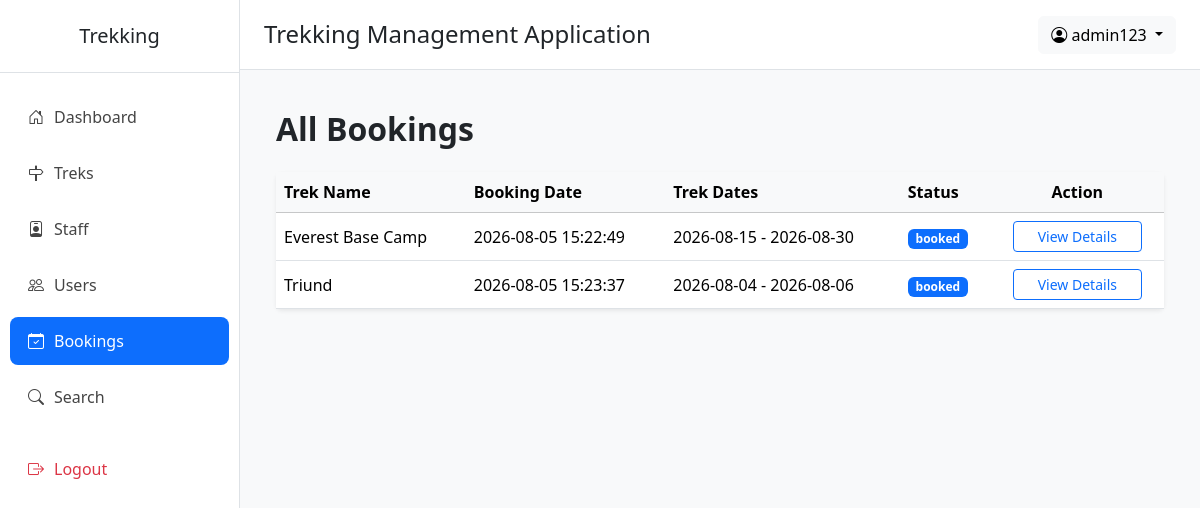
The app's page /admin/all/booking (signed in) with its own data.
### application/models.py (models this page shows)
class User(db.Model):
    __tablename__="users"
    id=db.Column(db.Integer(),primary_key=True,autoincrement=True)
    name=db.Column(db.String(),nullable=False)
    email=db.Column(db.String(),nullable=False,unique=True)
    phone=db.Column(db.String(),nullable=True)
    password=db.Column(db.String(),nullable=False)
    contact=db.Column(db.String(),nullable=True)
    role=db.Column(db.String(),default="user")       # admin | user | staff
    status=db.Column(db.String(),default="active")   # active | blacklisted | pending | rejected
    created_at=db.Column(db.DateTime(),server_default=db.func.now())
    updated_at=db.Column(db.DateTime(),server_default=db.func.now(),onupdate=db.func.now())
    staff_profile = db.relationship(
        "Staff",
        backref="user",
        uselist=False,
        foreign_keys="Staff.userid"
    )
    bookings = db.relationship(
        "Booking",
        backref="user",
        cascade="all, delete-orphan"
    )

class Booking(db.Model):
    __tablename__ = "bookings"
    id = db.Column(db.Integer(), primary_key=True)
    user_id = db.Column(db.Integer(), db.ForeignKey("users.id"), nullable=False)
    trek_id = db.Column(db.Integer(), db.ForeignKey("treks.id"), nullable=False)
    booking_date = db.Column(db.DateTime(), default=db.func.now())
    status = db.Column(db.String(20), nullable=False, default="booked")
    payment_status = db.Column(db.String(20), nullable=False, default="Pending")
    cancelled_at = db.Column(db.DateTime, nullable=True)

class Trek(db.Model):
    __tablename__="treks"
    id = db.Column(db.Integer(),primary_key=True)
    name = db.Column(db.String(),nullable=False)
    location = db.Column(db.String(),nullable=False)
    price=db.Column(db.Integer(),nullable=False)
    difficulty = db.Column(db.String(),nullable=False) # Easy | Medium | Hard
    duration_days = db.Column(db.Integer(),nullable=False)
    total_slots = db.Column(db.Integer(),nullable=False)
    avl_slots = db.Column(db.Integer(),nullable=False)
    assigned_staff_id = db.Column(db.Integer(),db.ForeignKey("staff.id"),nullable=True)
    status = db.Column(db.String(),default="open") #  open | closed | started | completed
    start_date = db.Column(db.DateTime(),nullable=False)
    end_date = db.Column(db.DateTime(),nullable=False)
    desc = db.Column(db.String(),nullable=True)
    created_by = db.Column(db.Integer(),db.ForeignKey("users.id"),nullable=False)
    created_at = db.Column(db.DateTime(),server_default=db.func.now())
    updated_at = db.Column(db.DateTime(),server_default=db.func.now(),onupdate=db.func.now())
    bookings = db.relationship(
        "Booking",
        backref="trek",
        cascade="all, delete-orphan"
    )

### application/admin_routes.py (the view)
@app.route("/admin/all/booking")
def all_booking():
    this_admin=User.query.filter_by(id=session["admin_id"]).first()
    all_bookings=Booking.query.all()
    return render_template("admin/all_booking.html",all_bookings=all_bookings,this_admin=this_admin)

### templates/admin/all_booking.html (shortened to what this page needs)
{% extends "admin/base.html" %}
{% block content %}
<div class="container-fluid">
    <h2 class="fw-bold mb-4">
        All Bookings
    </h2>
    <div class="card shadow-sm border-0">
        <div class="card-body p-0">
            <table class="table table-hover align-middle mb-0">
                <thead class="table-light">
                    <tr>
                        <th>Trek Name</th>
                        <th>Booking Date</th>
                        <th>Trek Dates</th>
                        <th>Status</th>
                        <th class="text-center">Action</th>
                    </tr>
                </thead>
                <tbody>
                    {% for b in all_bookings %}
                    <tr>
                        <td>{{b.trek.name}}</td>
                        <td>{{b.booking_date}}</td>
                        <td>{{b.trek.start_date.date()}} - {{b.trek.end_date.date()}}</td>
                        <td>
                            <span class="badge bg-primary">
                                {{b.status}}
                            </span>
                        </td>
                        <td class="text-center">
                            <a href="/view_details/{{b.id}}">
                            <button class="btn btn-outline-primary btn-sm px-4">
                                View Details
                            </button>
                            </a>
                        </td>
                    </tr>
                    {% endfor %}
                </tbody>
            </table>
        </div>
    </div>
</div>
{% endblock %}

### templates/admin/base.html (shortened to what this page needs)
<!DOCTYPE html>
<html lang="en">
<head>
    <link href="https://cdn.jsdelivr.net/npm/bootstrap@5.3.8/dist/css/bootstrap.min.css" rel="stylesheet">
    <link href="https://cdn.jsdelivr.net/npm/bootstrap-icons@1.11.3/font/bootstrap-icons.css" rel="stylesheet">
</head>
<body>
<div class="d-flex">
    <div class="sidebar">
        <h5 class="text-center py-4 border-bottom">
            Trekking
        </h5>
        <ul class="nav flex-column mt-3">
            <li class="nav-item">
                <a class="nav-link {% if request.path == '/admin/dashboard' %}active{% endif %}" href="/admin/dashboard">
                    <i class="bi bi-house-door"></i>Dashboard
                </a>
            </li>
            <li class="nav-item">
                <a class="nav-link {% if '/admin/trek' in request.path %}active{% endif %}" href="/admin/treks">
                    <i class="bi bi-signpost"></i>Treks
                </a>
            </li>
            <li class="nav-item">
                <a class="nav-link {% if '/admin/staff' in request.path %}active{% endif %}" href="/admin/staff">
                    <i class="bi bi-person-badge"></i>Staff
                </a>
            </li>
            <li class="nav-item">
                <a class="nav-link {% if '/admin/users' in request.path %}active{% endif %}" href="/admin/users">
                    <i class="bi bi-people"></i>Users
                </a>
            </li>
            <li class="nav-item">
                <a class="nav-link {% if '/admin/all/booking' in request.path %}active{% endif %}" href="/admin/all/booking">
                    <i class="bi bi-calendar-check"></i>Bookings
                </a>
            </li>
            <li class="nav-item">
                <a class="nav-link {% if '/admin/search' in request.path %}active{% endif %} " href="/admin/search">
                    <i class="bi bi-search"></i>Search
                </a>
            </li>
            <li class="nav-item mt-3">
                <a class="nav-link text-danger" href="/logout">
                    <i class="bi bi-box-arrow-right"></i>Logout
                </a>
            </li>
        </ul>
    </div>
    <div class="flex-grow-1">
        <nav class="navbar topbar px-4">
            <h4 class="mb-0">
                Trekking Management Application
            </h4>
            <div class="dropdown">
                <button class="btn btn-light dropdown-toggle"
                        data-bs-toggle="dropdown">
                    <i class="bi bi-person-circle"></i>
                    {{ this_admin.name }}
                </button>
            </div>
        </nav>
        <div class="container-fluid p-4">
            {% block content %}
            {% endblock %}
        </div>
    </div>
</div>
</body>
</html>

### templates/admin/base.html (style rules this page uses)
body { background:#f8f9fa; overflow-x:hidden; }
.sidebar { width:240px; min-height:100vh; background:#fff; border-right:1px solid #dee2e6; }
.sidebar .nav-link { color:#444; padding:12px 18px; border-radius:8px; margin:4px 10px; font-weight:500; transition:.3s; }
.sidebar .nav-link:hover, .sidebar .nav-link.active { background:#0d6efd; color:white; }
.sidebar i { margin-right:10px; }
.topbar { background:#fff; border-bottom:1px solid #dee2e6; height:70px; }

### records on screen
User: name "admin123"
Booking: trek.name "Everest Base Camp", booking_date "2026-08-05 15:22:49", trek.start_date "2026-08-15", trek.end_date "2026-08-30", status "booked"
Booking: trek.name "Triund", booking_date "2026-08-05 15:23:37", trek.start_date "2026-08-04", trek.end_date "2026-08-06", status "booked"
